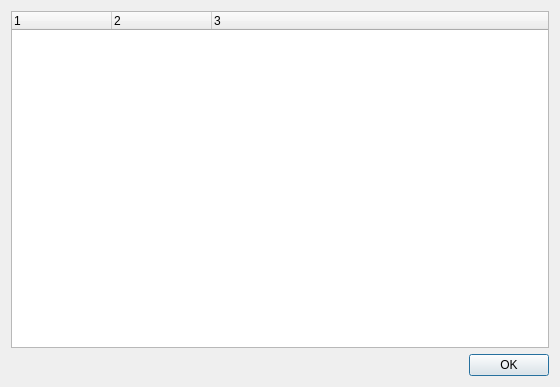
<?xml version="1.0" encoding="UTF-8"?>
<ui version="4.0">
 <class>PluginDialog</class>
 <widget class="QDialog" name="PluginDialog">
  <property name="geometry">
   <rect>
    <x>0</x>
    <y>0</y>
    <width>560</width>
    <height>387</height>
   </rect>
  </property>
  <property name="windowTitle">
   <string>About Plugins</string>
  </property>
  <layout class="QVBoxLayout" name="verticalLayout">
   <item>
    <widget class="QTreeWidget" name="pluginList">
     <property name="columnCount">
      <number>3</number>
     </property>
     <column>
      <property name="text">
       <string notr="true">1</string>
      </property>
     </column>
     <column>
      <property name="text">
       <string notr="true">2</string>
      </property>
     </column>
     <column>
      <property name="text">
       <string notr="true">3</string>
      </property>
     </column>
    </widget>
   </item>
   <item>
    <widget class="QDialogButtonBox" name="buttonBox">
     <property name="orientation">
      <enum>Qt::Horizontal</enum>
     </property>
     <property name="standardButtons">
      <set>QDialogButtonBox::Ok</set>
     </property>
    </widget>
   </item>
  </layout>
 </widget>
 <resources/>
 <connections>
  <connection>
   <sender>buttonBox</sender>
   <signal>accepted()</signal>
   <receiver>PluginDialog</receiver>
   <slot>accept()</slot>
   <hints>
    <hint type="sourcelabel">
     <x>248</x>
     <y>254</y>
    </hint>
    <hint type="destinationlabel">
     <x>157</x>
     <y>274</y>
    </hint>
   </hints>
  </connection>
  <connection>
   <sender>buttonBox</sender>
   <signal>rejected()</signal>
   <receiver>PluginDialog</receiver>
   <slot>reject()</slot>
   <hints>
    <hint type="sourcelabel">
     <x>316</x>
     <y>260</y>
    </hint>
    <hint type="destinationlabel">
     <x>286</x>
     <y>274</y>
    </hint>
   </hints>
  </connection>
 </connections>
</ui>
